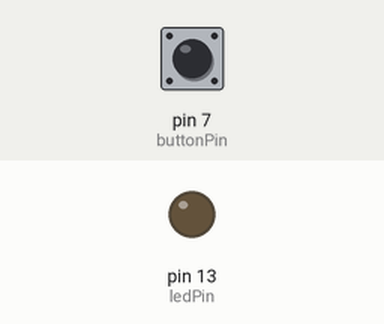
Recording of a sketch running on a simulated Arduino Uno, built with avr-gcc and run on an emulated ATmega328P. On the bench: output pins drawn as LEDs (lit = HIGH). The inputs (shaded band) are chosen by the test bench; at power-on: pin 7 (buttonPin) HIGH.

Above: at 1.2 s.
1.3 s: pin 7 (buttonPin) pulled LOW for 0.15 s
At 2.5 s:
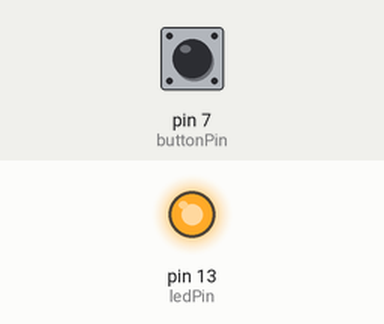
2.9 s: pin 7 (buttonPin) pulled LOW for 1 s
At 3.8 s:
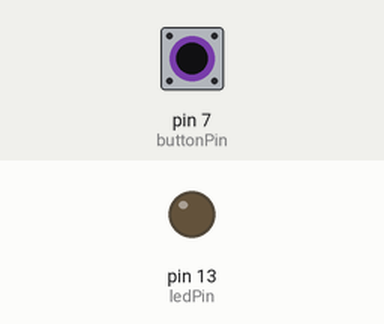
5.4 s: pin 7 (buttonPin) pulled LOW for 3.2 s
At 5.7 s:
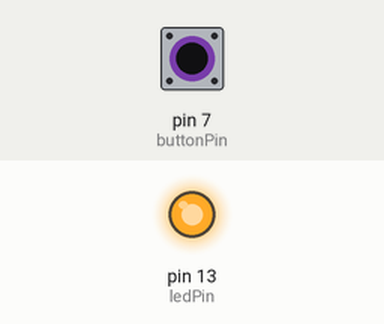
Timing chart, 0 to 8.4 s (numbered marks = the images above; inputs shaded):
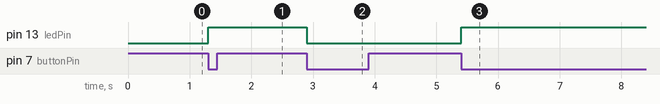

The sketch:

sketch3.ino
```cpp
const int ledPin = 13;       // المنفذ الموصل به LED
const int buttonPin = 7;     // المنفذ الموصل به الزر

bool ledState = false;       // حالة LED (ON/OFF)
bool lastButtonState = HIGH; // تخزين الحالة السابقة للزر

void setup() {
  pinMode(ledPin, OUTPUT);        // تحديد LED كمخرج
  pinMode(buttonPin, INPUT_PULLUP); // تحديد الزر كمدخل مع مقاومة داخلية
}

void loop() {
  bool currentButtonState = digitalRead(buttonPin); // قراءة حالة الزر

  // التحقق من الضغط على الزر
  if (currentButtonState == LOW && lastButtonState == HIGH) {
    ledState = !ledState; // تبديل حالة LED
    digitalWrite(ledPin, ledState); // تشغيل أو إطفاء LED
    delay(200); // تأخير بسيط لمنع الاهتزاز (debounce)
  }

  lastButtonState = currentButtonState; // تحديث الحالة السابقة للزر
}
```

Measured:
- after the input at 1.3 s, pin 13 (ledPin): LOW → HIGH at once
- after the input at 2.9 s, pin 13 (ledPin): HIGH → LOW at once
- after the input at 5.4 s, pin 13 (ledPin): LOW → HIGH at once
